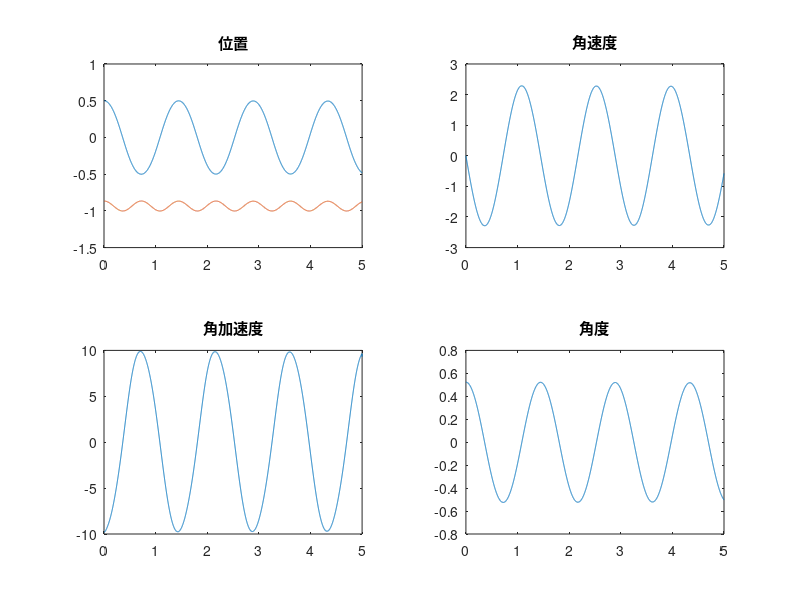

Source code (MATLAB):
%% Baumgrate
%
%% 初值及测试
A = [1 0 0; 0 1 0; 0 0 0];
B = [0; -9.8; 0];%-9.8 * sin(pi / 6)];
q0 = [0.5; -sqrt(3) / 2; pi / 6]; v0 = [0; 0; 0]; %初始状态
phi = [q0(1) - sin(pi / 6); q0(2) + cos(pi / 6)]; %约束
phiq = [1 0 -cos(pi / 6); 0 1 -sin(pi / 6)]; %雅可比
h = 0.001; T = 5; t = 0:h:T; %步长及时间

column = zeros(3, (length(t) - 1));
q = q0;
v = v0;
a = zeros(3, length(t));
E = eye(3);
alpha = 25; beta = 50; %经验值5~50
%alpha=1/h;beta=sqrt(2)/h;
P = zeros(2, 1);
P(1) = -v(3) ^ 2 * cos(q(3)); P(2) = v(3) ^ 2 * sin(q(3)); %加速度约束
phiT = phiq * v; %对时间全微分
P1 = P - 2 * alpha * phiT - beta ^ 2 * phi; %稳定形式
LEFT = [A phiq'; phiq zeros(2)]; %左端系数
RIGHT = [B; P1]; %右端
X = (LEFT ^ -1) * RIGHT; %上三行加速度；下两行lamda
%% 组装
q = [q column]; v = [v column];
%%
for i = 1:(length(t) - 1)
    B(3, 1) = -9.8 * sin(q(3, i));
    P(1) = -v(3, i) ^ 2 * cos(q(3, i)); P(2) = v(3, i) ^ 2 * sin(q(3, i)); %加速度约束
    phi = [q(1, i) - sin(q(3, i)); q(2, i) + cos(q(3, i))];
    phiq = [1 0 -cos(q(3, i)); 0 1 -sin(q(3, i))];
    phiT = phiq * v(:, i);
    P1 = P - 2 * alpha * phiT - (beta ^ 2) * phi;
    LEFT = [A phiq'; phiq zeros(2)];
    RIGHT = [B; P1];
    X = (LEFT ^ -1) * RIGHT;
    a(1, i) = X(1); a(2, i) = X(2); a(3, i) = X(3);
    v(:, i + 1) = v(:, i) + h * a(:, i);
    q(:, i + 1) = q(:, i) + h * v(:, i);
end

%% 隐式欧拉
for i = 1:(length(t) - 1)
    B(3, 1) = -9.8 * sin(q(3, i));
    P(1) = -v(3, i) ^ 2 * cos(q(3, i)); P(2) = v(3, i) ^ 2 * sin(q(3, i)); %加速度约束
    phi = [q(1, i) - sin(q(3, i)); q(2, i) + cos(q(3, i))];
    phiq = [1 0 -cos(q(3, i)); 0 1 -sin(q(3, i))];
    phiT = phiq * v(:, i);
    P1 = P - 2 * alpha * phiT - (beta ^ 2) * phi;
    LEFT = [A phiq'; phiq zeros(2)];
    RIGHT = [B; P1];
    X = (LEFT ^ -1) * RIGHT;
    a(1, i) = X(1); a(2, i) = X(2); a(3, i) = X(3);
    v(:, i + 1) = v(:, i) + h * a(:, i);
    q(:, i + 1) = q(:, i) + h * v(:, i);

    for j = 1:15
        B(3, 1) = -9.8 * sin(q(3, i + 1));
        P(1, 1) = -v(3, i + 1) ^ 2 * cos(q(3, i + 1)); P(2, 1) = v(3, i + 1) ^ 2 * sin(q(3, i + 1)); %加速度约束
        phi = [q(1, i + 1) - sin(q(3, i + 1)); q(2, i + 1) + cos(q(3, i))];
        phiq = [1 0 -cos(q(3, i + 1)); 0 1 -sin(q(3, i + 1))];
        phiT = phiq * v(:, i + 1);
        P1 = P - 2 * alpha * phiT - (beta ^ 2) * phi;
        LEFT = [A phiq'; phiq zeros(2)];
        RIGHT = [B; P1];
        X = (LEFT ^ -1) * RIGHT;
        a(1, i + 1) = X(1); a(2, i + 1) = X(2); a(3, i + 1) = X(3);
        v(:, i + 1) = v(:, i) + h * a(:, i + 1);
        q(:, i + 1) = q(:, i) + h * v(:, i + 1);
    end

end

%% 改进欧拉
for i = 1:(length(t) - 1)
    B(3, 1) = -9.8 * sin(q(3, i));
    P(1) = -v(3, i) ^ 2 * cos(q(3, i));
    P(2) = v(3, i) ^ 2 * sin(q(3, i)); %加速度约束
    phi = [q(1, i) - sin(q(3, i));
           q(2, i) + cos(q(3, i))];
    phiq = [1 0 -cos(q(3, i));
            0 1 -sin(q(3, i))];
    phiT = phiq * v(:, i);
    P1 = P - 2 * alpha * phiT - (beta ^ 2) * phi;
    LEFT = [A phiq';
            phiq zeros(2)];
    RIGHT = [B; P1];
    X = (LEFT ^ -1) * RIGHT;
    a(1, i) = X(1); a(2, i) = X(2); a(3, i) = X(3);
    v(:, i + 1) = v(:, i) + h * a(:, i);
    q(:, i + 1) = q(:, i) + h * v(:, i);

    for j = 1:10
        B(3, 1) = -9.8 * sin(q(3, i + 1));
        P(1, 1) = -v(3, i + 1) ^ 2 * cos(q(3, i + 1));
        P(2, 1) = v(3, i + 1) ^ 2 * sin(q(3, i + 1)); %加速度约束
        phi = [q(1, i + 1) - sin(q(3, i + 1));
               q(2, i + 1) + cos(q(3, i))];
        phiq = [1 0 -cos(q(3, i + 1));
                0 1 -sin(q(3, i + 1))];
        phiT = phiq * v(:, i + 1);
        P1 = P - 2 * alpha * phiT - (beta ^ 2) * phi;
        LEFT = [A phiq';
                phiq zeros(2)];
        RIGHT = [B; P1];
        X = (LEFT ^ -1) * RIGHT;
        a(1, i + 1) = X(1); a(2, i + 1) = X(2); a(3, i + 1) = X(3);
        v(:, i + 1) = v(:, i) + h * (a(:, i + 1) + a(:, i)) / 2;
        q(:, i + 1) = q(:, i) + h * (v(:, i + 1) + v(:, i)) / 2;
    end

end

%% Figure
subplot(2, 2, 1), plot(t, q(1, :), t, q(2, :)); title('位置');
subplot(2, 2, 2), plot(t, v(3, :)); title('角速度');
subplot(2, 2, 3), plot(t, a(3, :)); title('角加速度');
subplot(2, 2, 4), plot(t, q(3, :)); title('角度');
